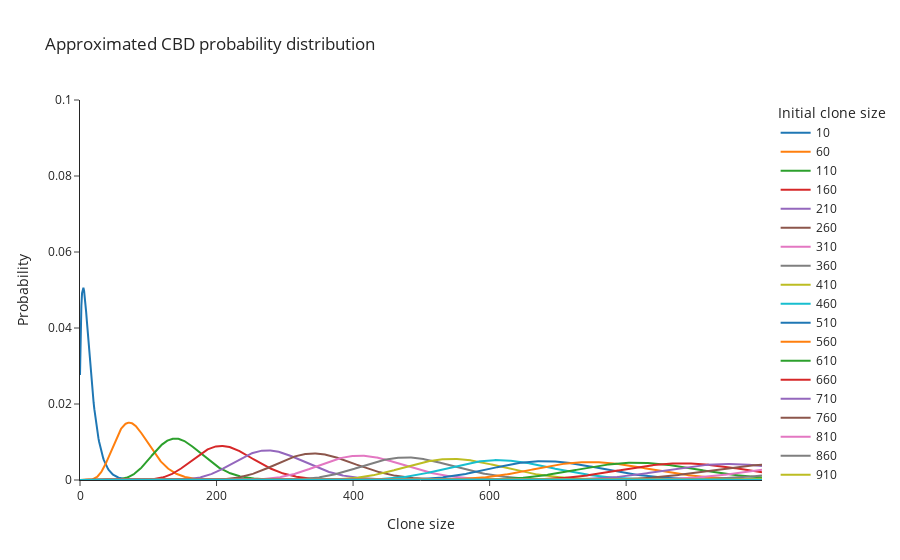

The notebook cell saved with this chart:
### Markdown cell above
The approximated NB distribution can now be evaluated at large clone sizes

### Code cell
# Evaluate the pmf at an array of parameters
init_sizes = np.arange(10, 1_000, 50)
delta_t = 3
fitness = 0.1

fig = go.Figure()
for i in init_sizes:
    # Array of size values where probability is computed
    sizes = np.arange(start=0, stop=1000)
    prob_sizes = distributions.nb_approx_pmf(size=sizes, delta_t=delta_t, init_size=i, s=fitness)
    
    fig.add_trace(
        go.Scatter(x=sizes, y=prob_sizes, name=str(i)))

fig.update_layout(title = 'Approximated CBD probability distribution',
                  yaxis_range=[0,0.1],
                  legend=dict(title='Initial clone size'))
fig.update_layout(xaxis_title='Clone size',
                  yaxis_title='Probability')

fig.show()
fig.write_image(path + 'NegBinom large clones.png', scale=10)
fig.write_image(path + 'NegBinom large clones.svg')

### Figure 1 — Plotly figure (JSON) as saved in the notebook; plotly's stock layout.template omitted (floating-point values rounded to 4 significant figures; data arrays with more than 128 entries replaced by an {"elided": "..."} marker saying what was removed)
{"data": [{"name": "10", "type": "scatter", "x": {"elided": "1000 int values"}, "y": {"elided": "1000 float values"}}, {"name": "60", "type": "scatter", "x": {"elided": "1000 int values"}, "y": {"elided": "1000 float values"}}, {"name": "110", "type": "scatter", "x": {"elided": "1000 int values"}, "y": {"elided": "1000 float values"}}, {"name": "160", "type": "scatter", "x": {"elided": "1000 int values"}, "y": {"elided": "1000 float values"}}, {"name": "210", "type": "scatter", "x": {"elided": "1000 int values"}, "y": {"elided": "1000 float values"}}, {"name": "260", "type": "scatter", "x": {"elided": "1000 int values"}, "y": {"elided": "1000 float values"}}, {"name": "310", "type": "scatter", "x": {"elided": "1000 int values"}, "y": {"elided": "1000 float values"}}, {"name": "360", "type": "scatter", "x": {"elided": "1000 int values"}, "y": {"elided": "1000 float values"}}, {"name": "410", "type": "scatter", "x": {"elided": "1000 int values"}, "y": {"elided": "1000 float values"}}, {"name": "460", "type": "scatter", "x": {"elided": "1000 int values"}, "y": {"elided": "1000 float values"}}, {"name": "510", "type": "scatter", "x": {"elided": "1000 int values"}, "y": {"elided": "1000 float values"}}, {"name": "560", "type": "scatter", "x": {"elided": "1000 int values"}, "y": {"elided": "1000 float values"}}, {"name": "610", "type": "scatter", "x": {"elided": "1000 int values"}, "y": {"elided": "1000 float values"}}, {"name": "660", "type": "scatter", "x": {"elided": "1000 int values"}, "y": {"elided": "1000 float values"}}, {"name": "710", "type": "scatter", "x": {"elided": "1000 int values"}, "y": {"elided": "1000 float values"}}, {"name": "760", "type": "scatter", "x": {"elided": "1000 int values"}, "y": {"elided": "1000 float values"}}, {"name": "810", "type": "scatter", "x": {"elided": "1000 int values"}, "y": {"elided": "1000 float values"}}, {"name": "860", "type": "scatter", "x": {"elided": "1000 int values"}, "y": {"elided": "1000 float values"}}, {"name": "910", "type": "scatter", "x": {"elided": "1000 int values"}, "y": {"elided": "1000 float values"}}, {"name": "960", "type": "scatter", "x": {"elided": "1000 int values"}, "y": {"elided": "1000 float values"}}], "layout": {"legend": {"title": {"text": "Initial clone size"}}, "title": {"text": "Approximated CBD probability distribution"}, "xaxis": {"title": {"text": "Clone size"}}, "yaxis": {"range": [0, 0.1], "title": {"text": "Probability"}}}}
